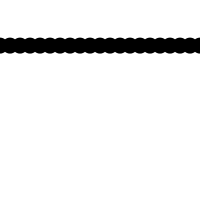
Frame 1 (no input)
Frame 60 (the mouse pressed at the canvas centre just before this capture): identical to frame 1, image omitted
Frame 120 (the mouse held since frame 60 and released just before this capture): identical to frame 1, image omitted

The Processing sketch that drew this single still picture (run headless with seeded random() and noise(); from frame 60 on, the mouse is pressed at the canvas centre):

// Processing sketch: kapitel_13_eksempel_13_8
// ── kapitel_13_eksempel_13_8.pde
//starting angle

float theta = 0.0;

void setup() {
  size(200, 200);
}

void draw() {
  background(255);

  //increment theta (try different values for "angular velocity" here)
  theta += 0.02;

  noStroke();
  fill(0);

  float x = theta;

  //a simple way to draw the wave with an ellipse at each location
  for (int i = 0; i <= 20; i++) {

    // calculate y value based off of sine function using map()
    float y = map(sin(10), -1, 1, 0, height);

    // draw an ellipse
    ellipse(i*10, y, 16, 16);

    //move along x-axis
    x += 0.02;
  }
}
